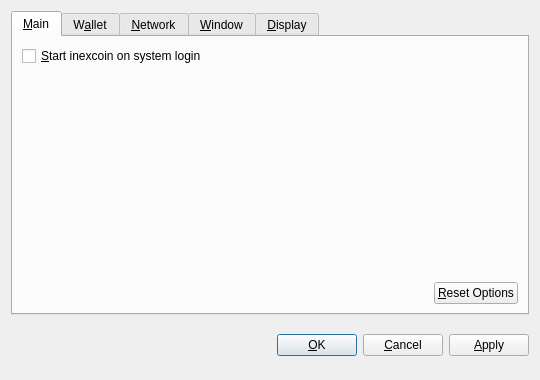
<?xml version="1.0" encoding="UTF-8"?>
<ui version="4.0">
 <class>OptionsDialog</class>
 <widget class="QDialog" name="OptionsDialog">
  <property name="geometry">
   <rect>
    <x>0</x>
    <y>0</y>
    <width>540</width>
    <height>380</height>
   </rect>
  </property>
  <property name="windowTitle">
   <string>Options</string>
  </property>
  <property name="modal">
   <bool>true</bool>
  </property>
  <layout class="QVBoxLayout" name="verticalLayout">
   <item>
    <widget class="QTabWidget" name="tabWidget">
     <property name="tabPosition">
      <enum>QTabWidget::North</enum>
     </property>
     <property name="currentIndex">
      <number>0</number>
     </property>
     <widget class="QWidget" name="tabMain">
      <attribute name="title">
       <string>&amp;Main</string>
      </attribute>
      <layout class="QVBoxLayout" name="verticalLayout_Main">
       <item>
        <widget class="QCheckBox" name="bitcoinAtStartup">
         <property name="toolTip">
          <string>Automatically start inexcoin after logging in to the system.</string>
         </property>
         <property name="text">
          <string>&amp;Start inexcoin on system login</string>
         </property>
        </widget>
       </item>
       <item>
        <spacer name="verticalSpacer_Main">
         <property name="orientation">
          <enum>Qt::Vertical</enum>
         </property>
         <property name="sizeHint" stdset="0">
          <size>
           <width>20</width>
           <height>40</height>
          </size>
         </property>
        </spacer>
       </item>
       <item>
        <layout class="QHBoxLayout" name="horizontalLayout_2_Main">
         <item>
          <spacer name="horizontalSpacer_2_Main">
           <property name="orientation">
            <enum>Qt::Horizontal</enum>
           </property>
           <property name="sizeHint" stdset="0">
            <size>
             <width>40</width>
             <height>20</height>
            </size>
           </property>
          </spacer>
         </item>
         <item>
          <widget class="QPushButton" name="resetButton">
           <property name="toolTip">
            <string>Reset all client options to default.</string>
           </property>
           <property name="text">
            <string>&amp;Reset Options</string>
           </property>
           <property name="autoDefault">
            <bool>false</bool>
           </property>
          </widget>
         </item>
        </layout>
       </item>
      </layout>
     </widget>
     <widget class="QWidget" name="tabWallet">
      <attribute name="title">
       <string>W&amp;allet</string>
      </attribute>
      <layout class="QVBoxLayout" name="verticalLayout_Network">
       <item>
        <widget class="QLabel" name="transactionFeeInfoLabel">
         <property name="text">
          <string>Optional transaction fee per kB that helps make sure your transactions are processed quickly. Most transactions are 1 kB.</string>
         </property>
         <property name="textFormat">
          <enum>Qt::PlainText</enum>
         </property>
         <property name="wordWrap">
          <bool>true</bool>
         </property>
        </widget>
       </item>
       <item>
        <layout class="QHBoxLayout" name="horizontalLayout_1_Main">
         <item>
          <widget class="QLabel" name="transactionFeeLabel">
           <property name="text">
            <string>Pay transaction &amp;fee</string>
           </property>
           <property name="textFormat">
            <enum>Qt::PlainText</enum>
           </property>
           <property name="buddy">
            <cstring>transactionFee</cstring>
           </property>
          </widget>
         </item>
         <item>
          <widget class="BitcoinAmountField" name="transactionFee"/>
         </item>
         <item>
          <spacer name="horizontalSpacer_1_Main">
           <property name="orientation">
            <enum>Qt::Horizontal</enum>
           </property>
           <property name="sizeHint" stdset="0">
            <size>
             <width>40</width>
             <height>20</height>
            </size>
           </property>
          </spacer>
         </item>
        </layout>
       </item>
       <item>
        <widget class="QLabel" name="label">
         <property name="text">
          <string>If you disable the spending of unconfirmed change, the change from a transaction cannot be used until that transaction has at least one confirmation. This also affects how your balance is computed.</string>
         </property>
         <property name="wordWrap">
          <bool>true</bool>
         </property>
        </widget>
       </item>
       <item>
        <widget class="QCheckBox" name="spendZeroConfChange">
         <property name="text">
          <string>Spend unconfirmed change  (experts only)</string>
         </property>
        </widget>
       </item>
       <item>
        <spacer name="verticalSpacer">
         <property name="orientation">
          <enum>Qt::Vertical</enum>
         </property>
         <property name="sizeHint" stdset="0">
          <size>
           <width>20</width>
           <height>40</height>
          </size>
         </property>
        </spacer>
       </item>
      </layout>
     </widget>
     <widget class="QWidget" name="tabNetwork">
      <attribute name="title">
       <string>&amp;Network</string>
      </attribute>
      <layout class="QVBoxLayout" name="verticalLayout_Network">
       <item>
        <widget class="QCheckBox" name="mapPortUpnp">
         <property name="toolTip">
          <string>Automatically open the inexcoin client port on the router. This only works when your router supports UPnP and it is enabled.</string>
         </property>
         <property name="text">
          <string>Map port using &amp;UPnP</string>
         </property>
        </widget>
       </item>
       <item>
        <widget class="QCheckBox" name="connectSocks">
         <property name="toolTip">
          <string>Connect to the inexcoin network through a SOCKS proxy (e.g. when connecting through Tor).</string>
         </property>
         <property name="text">
          <string>&amp;Connect through SOCKS proxy:</string>
         </property>
        </widget>
       </item>
       <item>
        <layout class="QHBoxLayout" name="horizontalLayout_Network">
         <item>
          <widget class="QLabel" name="proxyIpLabel">
           <property name="text">
            <string>Proxy &amp;IP:</string>
           </property>
           <property name="textFormat">
            <enum>Qt::PlainText</enum>
           </property>
           <property name="buddy">
            <cstring>proxyIp</cstring>
           </property>
          </widget>
         </item>
         <item>
          <widget class="QValidatedLineEdit" name="proxyIp">
           <property name="maximumSize">
            <size>
             <width>140</width>
             <height>16777215</height>
            </size>
           </property>
           <property name="toolTip">
            <string>IP address of the proxy (e.g. 127.0.0.1)</string>
           </property>
          </widget>
         </item>
         <item>
          <widget class="QLabel" name="proxyPortLabel">
           <property name="text">
            <string>&amp;Port:</string>
           </property>
           <property name="textFormat">
            <enum>Qt::PlainText</enum>
           </property>
           <property name="buddy">
            <cstring>proxyPort</cstring>
           </property>
          </widget>
         </item>
         <item>
          <widget class="QLineEdit" name="proxyPort">
           <property name="maximumSize">
            <size>
             <width>55</width>
             <height>16777215</height>
            </size>
           </property>
           <property name="toolTip">
            <string>Port of the proxy (e.g. 9050)</string>
           </property>
          </widget>
         </item>
         <item>
          <widget class="QLabel" name="socksVersionLabel">
           <property name="text">
            <string>SOCKS &amp;Version:</string>
           </property>
           <property name="textFormat">
            <enum>Qt::PlainText</enum>
           </property>
           <property name="buddy">
            <cstring>socksVersion</cstring>
           </property>
          </widget>
         </item>
         <item>
          <widget class="QValueComboBox" name="socksVersion">
           <property name="toolTip">
            <string>SOCKS version of the proxy (e.g. 5)</string>
           </property>
          </widget>
         </item>
         <item>
          <spacer name="horizontalSpacer_Network">
           <property name="orientation">
            <enum>Qt::Horizontal</enum>
           </property>
           <property name="sizeHint" stdset="0">
            <size>
             <width>40</width>
             <height>20</height>
            </size>
           </property>
          </spacer>
         </item>
        </layout>
       </item>
       <item>
        <spacer name="verticalSpacer_Network">
         <property name="orientation">
          <enum>Qt::Vertical</enum>
         </property>
         <property name="sizeHint" stdset="0">
          <size>
           <width>20</width>
           <height>40</height>
          </size>
         </property>
        </spacer>
       </item>
      </layout>
     </widget>
     <widget class="QWidget" name="tabWindow">
      <attribute name="title">
       <string>&amp;Window</string>
      </attribute>
      <layout class="QVBoxLayout" name="verticalLayout_Window">
       <item>
        <widget class="QCheckBox" name="minimizeToTray">
         <property name="toolTip">
          <string>Show only a tray icon after minimizing the window.</string>
         </property>
         <property name="text">
          <string>&amp;Minimize to the tray instead of the taskbar</string>
         </property>
        </widget>
       </item>
       <item>
        <widget class="QCheckBox" name="minimizeOnClose">
         <property name="toolTip">
          <string>Minimize instead of exit the application when the window is closed. When this option is enabled, the application will be closed only after selecting Quit in the menu.</string>
         </property>
         <property name="text">
          <string>M&amp;inimize on close</string>
         </property>
        </widget>
       </item>
       <item>
        <spacer name="verticalSpacer_Window">
         <property name="orientation">
          <enum>Qt::Vertical</enum>
         </property>
         <property name="sizeHint" stdset="0">
          <size>
           <width>20</width>
           <height>40</height>
          </size>
         </property>
        </spacer>
       </item>
      </layout>
     </widget>
     <widget class="QWidget" name="tabDisplay">
      <attribute name="title">
       <string>&amp;Display</string>
      </attribute>
      <layout class="QVBoxLayout" name="verticalLayout_Display">
       <item>
        <layout class="QHBoxLayout" name="horizontalLayout_1_Display">
         <item>
          <widget class="QLabel" name="langLabel">
           <property name="text">
            <string>User Interface &amp;language:</string>
           </property>
           <property name="textFormat">
            <enum>Qt::PlainText</enum>
           </property>
           <property name="buddy">
            <cstring>lang</cstring>
           </property>
          </widget>
         </item>
         <item>
          <widget class="QValueComboBox" name="lang">
           <property name="toolTip">
            <string>The user interface language can be set here. This setting will take effect after restarting inexcoin.</string>
           </property>
          </widget>
         </item>
        </layout>
       </item>
       <item>
        <layout class="QHBoxLayout" name="horizontalLayout_2_Display">
         <item>
          <widget class="QLabel" name="unitLabel">
           <property name="text">
            <string>&amp;Unit to show amounts in:</string>
           </property>
           <property name="textFormat">
            <enum>Qt::PlainText</enum>
           </property>
           <property name="buddy">
            <cstring>unit</cstring>
           </property>
          </widget>
         </item>
         <item>
          <widget class="QValueComboBox" name="unit">
           <property name="toolTip">
            <string>Choose the default subdivision unit to show in the interface and when sending coins.</string>
           </property>
          </widget>
         </item>
        </layout>
       </item>
       <item>
        <widget class="QCheckBox" name="displayAddresses">
         <property name="toolTip">
          <string>Whether to show inexcoin addresses in the transaction list or not.</string>
         </property>
         <property name="text">
          <string>&amp;Display addresses in transaction list</string>
         </property>
        </widget>
       </item>
       <item>
        <widget class="QCheckBox" name="coinControlFeatures">
         <property name="toolTip">
          <string>Whether to show coin control features or not.</string>
         </property>
         <property name="text">
          <string>Display coin &amp;control features (experts only!)</string>
         </property>
        </widget>
       </item>
       <item>
        <spacer name="verticalSpacer_Display">
         <property name="orientation">
          <enum>Qt::Vertical</enum>
         </property>
         <property name="sizeHint" stdset="0">
          <size>
           <width>20</width>
           <height>40</height>
          </size>
         </property>
        </spacer>
       </item>
      </layout>
     </widget>
    </widget>
   </item>
   <item>
    <layout class="QHBoxLayout" name="horizontalLayout_Buttons">
     <item>
      <spacer name="horizontalSpacer_1">
       <property name="orientation">
        <enum>Qt::Horizontal</enum>
       </property>
       <property name="sizeHint" stdset="0">
        <size>
         <width>40</width>
         <height>48</height>
        </size>
       </property>
      </spacer>
     </item>
     <item>
      <widget class="QLabel" name="statusLabel">
       <property name="font">
        <font>
         <weight>75</weight>
         <bold>true</bold>
        </font>
       </property>
       <property name="text">
        <string/>
       </property>
       <property name="textFormat">
        <enum>Qt::PlainText</enum>
       </property>
       <property name="wordWrap">
        <bool>true</bool>
       </property>
      </widget>
     </item>
     <item>
      <spacer name="horizontalSpacer_2">
       <property name="orientation">
        <enum>Qt::Horizontal</enum>
       </property>
       <property name="sizeHint" stdset="0">
        <size>
         <width>40</width>
         <height>48</height>
        </size>
       </property>
      </spacer>
     </item>
     <item>
      <widget class="QPushButton" name="okButton">
       <property name="text">
        <string>&amp;OK</string>
       </property>
      </widget>
     </item>
     <item>
      <widget class="QPushButton" name="cancelButton">
       <property name="text">
        <string>&amp;Cancel</string>
       </property>
       <property name="autoDefault">
        <bool>false</bool>
       </property>
      </widget>
     </item>
     <item>
      <widget class="QPushButton" name="applyButton">
       <property name="text">
        <string>&amp;Apply</string>
       </property>
       <property name="autoDefault">
        <bool>false</bool>
       </property>
      </widget>
     </item>
    </layout>
   </item>
  </layout>
 </widget>
 <customwidgets>
  <customwidget>
   <class>BitcoinAmountField</class>
   <extends>QSpinBox</extends>
   <header>bitcoinamountfield.h</header>
  </customwidget>
  <customwidget>
   <class>QValueComboBox</class>
   <extends>QComboBox</extends>
   <header>qvaluecombobox.h</header>
  </customwidget>
  <customwidget>
   <class>QValidatedLineEdit</class>
   <extends>QLineEdit</extends>
   <header>qvalidatedlineedit.h</header>
  </customwidget>
 </customwidgets>
 <resources/>
 <connections/>
</ui>
